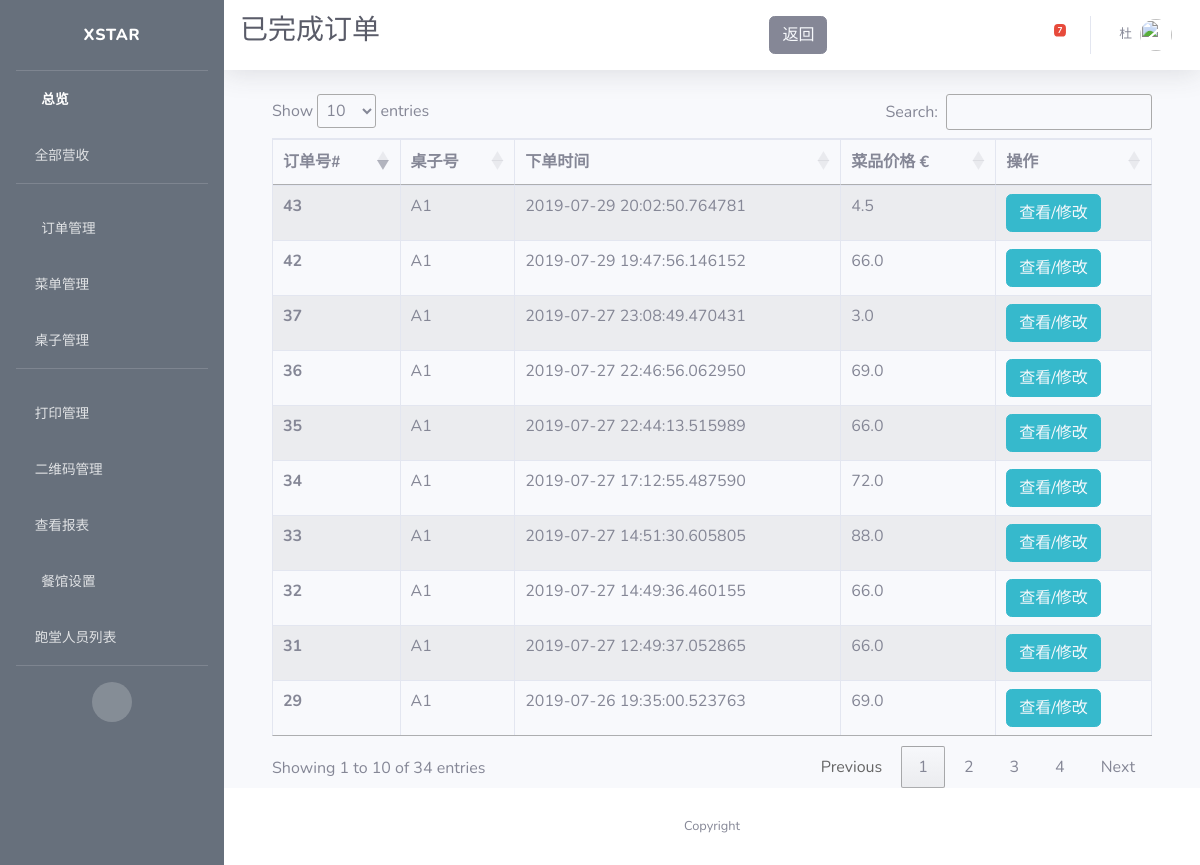
The app's page /admin/view/paid/alacarte/orders (signed in), older data.
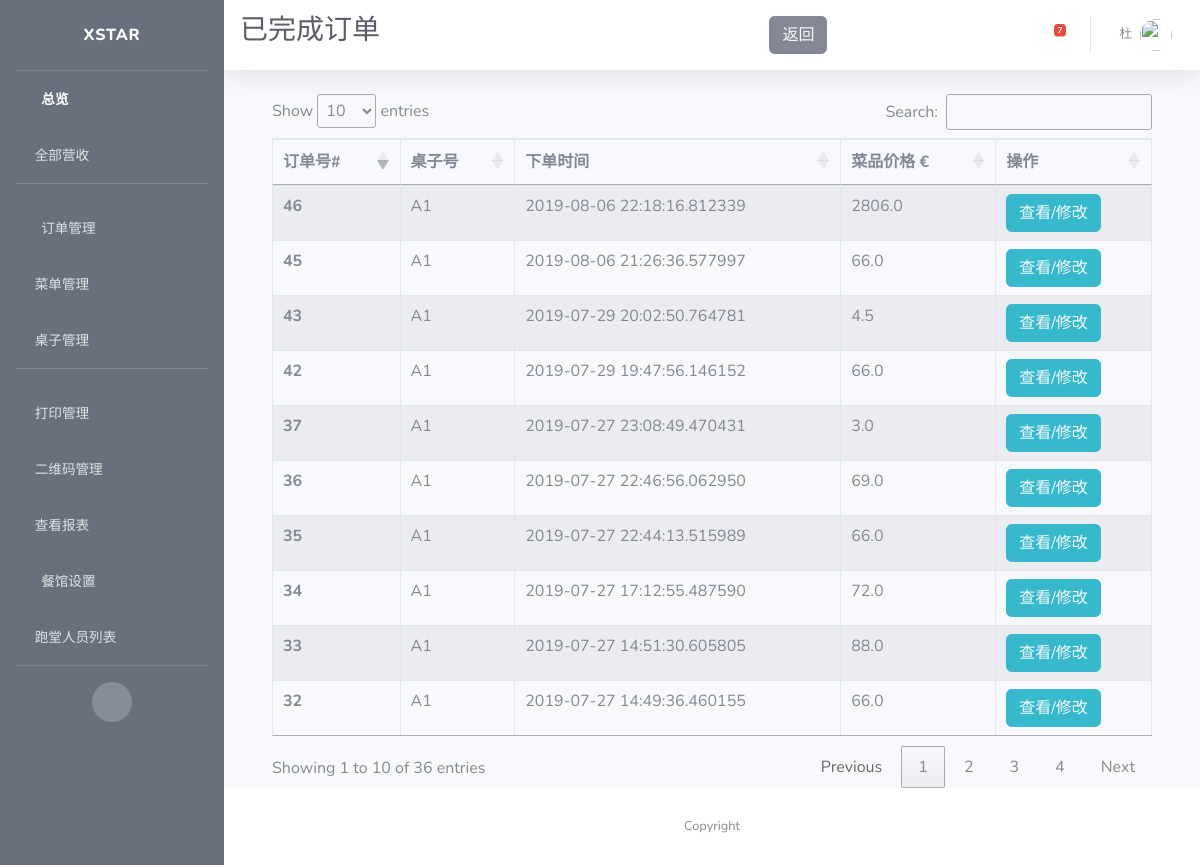
The same page, newer data.
### app/models.py (models this page shows, shortened)
class User(UserMixin, db.Model):
    id = db.Column(db.Integer, primary_key=True)
    username = db.Column(db.String(64), index=True, unique=True, nullable=False)
    alias = db.Column(db.String(64))
    email = db.Column(db.String(120), unique=True)
    password_hash = db.Column(db.String(128))
    permissions = db.Column(db.Integer)
    container = db.Column(db.String(300))

class Order(db.Model):
    id = db.Column(db.Integer, primary_key=True, unique=True, index=True)
    totalPrice = db.Column(db.Float, unique=False)
    orderNumber = db.Column(db.String(200), unique=True)
    timeCreated = db.Column(db.DateTime, default=datetime.utcnow)
    isPaid = db.Column(db.Boolean, default=False)
    isReady = db.Column(db.Boolean, default=False)
    isPickedUp = db.Column(db.Boolean, default=False)
    items = db.Column(db.String(300))
    pay_via = db.Column(db.String(100))
    type = db.Column(db.String(100))
    container = db.Column(db.String(300))

### app/routes.py (the view)
@app.route('/admin/view/paid/alacarte/orders')
@login_required
def admin_view_paid_alacarte_orders():
    orders = db.session.query(Order).filter(
        Order.type == "In",
        Order.isPaid==True).all()
    cur_orders = orders
    items = {order.id: json.loads(order.items) for order in cur_orders}
    containers = {order.id: json.loads(order.container) for order in cur_orders}
    return render_template("admin_view_paid_alacarte_orders.html",
                           open_orders=cur_orders,
                           items=items,
                           containers=containers)

### app/models.py (called while the page is built)
@login.user_loader
def load_user(id):
    return User.query.get(int(id))

### app/templates/admin_view_paid_alacarte_orders.html (shortened to what this page needs)
{% extends 'base.html' %}
{% block css %}
<link rel="stylesheet" type="text/css" href="https://cdn.datatables.net/1.10.19/css/jquery.dataTables.css">
<link rel="stylesheet" type="text/css" href="https://cdnjs.cloudflare.com/ajax/libs/twitter-bootstrap/4.1.3/css/bootstrap.css">
<link rel="stylesheet" type="text/css" href="https://cdn.datatables.net/1.10.19/css/dataTables.bootstrap4.min.css">
{% endblock %}
{% block title %}
<h1 class="h3 mb-2 text-gray-800">已完成订单</h1>
<button type="button" class="btn btn-secondary">
  <a href={{ url_for('index') }} style="color: rgb(247, 249, 252)">
    返回
  </a>
</button>
{% endblock %}
{% block content %}
<div class="container">
  <div class="row">
    <div class="col-sm-12">
      <table id="example" class="table table-striped table-bordered">
        <thead>
          <tr>
            <th scope="col">订单号#</th>
            <th scope="col">桌子号</th>
            <th scope="col">下单时间</th>
            <th scope="col">菜品价格 €</th>
            <th scope="col">操作</th>
          </tr>
        </thead>
        <tbody>
          {% for order in open_orders %}
          <tr>
            <th scope="row">{{order.id}}</th>
            <td>{{ containers.get(order.id).get('table_name') }}</td>
            <td>{{ order.timeCreated }}</td>
            <td>{{ order.totalPrice }}</td>
            <td>
              <span>
                <button type="button" class="btn btn-info">
                  <a href={{ url_for('admin_alacarte_order_edit', order_id=order.id) }} style="color: rgb(247, 249, 252)">
                    查看/修改
                  </a>
                </button>
              </span>
            </td>
          </tr>
          {% endfor %}
        </tbody>
      </table>
    </div>
  </div>
</div>
{% endblock %}

### app/templates/base.html (shortened to what this page needs)
<!DOCTYPE html>
<html lang="en">
<head>
  {% block css %}
  {% endblock %}
  <link href="{{ url_for('static', filename='fontawesome-free/css/all.min.css') }}" rel="stylesheet" type="text/css">
  <link href="{{ url_for('static', filename='css/sb-admin-2.min.css')}}" rel="stylesheet">
</head>
<body id="page-top">
  <div id="wrapper">
    <ul class="navbar-nav bg-gradient-primary sidebar sidebar-dark accordion" id="accordionSidebar">
      <a class="sidebar-brand d-flex align-items-center justify-content-center" href="{{ url_for('index') }}">
        <div class="sidebar-brand-text mx-3">Xstar</div>
      </a>
      <hr class="sidebar-divider my-0">
      <li class="nav-item active">
        <a class="nav-link" href="{{url_for('index') }}">
          <i class="fas fa-fw fa-tachometer-alt"></i>
          <span>总览</span></a>
      </li>
      <li class="nav-item">
        <a class="nav-link collapsed" href="#" data-toggle="collapse" data-target="#collapseOne" aria-expanded="true" aria-controls="collapseOne">
          <i class="fas fa-money-bill-alt"></i>
          <span>全部营收</span>
        </a>
      </li>
      <hr class="sidebar-divider">
      <li class="nav-item">
        <a class="nav-link collapsed" href="#" data-toggle="collapse" data-target="#collapseTwo" aria-expanded="true" aria-controls="collapseTwo">
          <i class="fas fa-fw fa-cog"></i>
          <span>订单管理</span>
        </a>
      </li>
      <li class="nav-item">
        <a class="nav-link collapsed" href="#" data-toggle="collapse" data-target="#collapseMenu" aria-expanded="true" aria-controls="collapseTwo">
        <i class="fas fa-utensils"></i>
          <span>菜单管理</span>
        </a>
      </li>
      <li class="nav-item">
        <a class="nav-link collapsed" href="#" data-toggle="collapse" data-target="#collapseUtilities" aria-expanded="true" aria-controls="collapseUtilities">
          <i class="fas fa-chair"></i>
          <span>桌子管理</span>
        </a>
      </li>
      <hr class="sidebar-divider">
      <li class="nav-item">
        <a class="nav-link collapsed" href="#" data-toggle="collapse" data-target="#collapsePages" aria-expanded="true" aria-controls="collapsePages">
          <i class="fas fa-print"></i>
          <span>打印管理</span>
        </a>
      </li>
      <li class="nav-item">
        <a class="nav-link" href={{ url_for('qrcode_manage') }}>
          <i class="fas fa-qrcode"></i>
          <span>二维码管理</span>
        </a>
      </li>
      <li class="nav-item">
        <a class="nav-link collapsed" href="#" data-toggle="collapse" data-target="#collapseLogs" aria-expanded="true" aria-controls="collapseUtilities">
          <i class="far fa-sticky-note"></i>
          <span>查看报表</span>
        </a>
      </li>
      <li class="nav-item">
        <a class="nav-link" href="{{ url_for('set_store') }}">
          <i class="fas fa-fw fa-wrench"></i>
          <span>餐馆设置</span></a>
      </li>
      <li class="nav-item">
        <a class="nav-link" href="{{ url_for('users_manage') }}">
          <i class="fas fa-users"></i>
          <span>跑堂人员列表</span></a>
      </li>
      <hr class="sidebar-divider d-none d-md-block">
      <div class="text-center d-none d-md-inline">
        <button class="rounded-circle border-0" id="sidebarToggle"></button>
      </div>
    </ul>
    <div id="content-wrapper" class="d-flex flex-column">
      <div id="content">
        <nav class="navbar navbar-expand navbar-light bg-white topbar mb-4 static-top shadow">
          {% block title %}
          {% endblock %}
          <ul class="navbar-nav ml-auto">
            <li class="nav-item dropdown no-arrow mx-1">
              <a class="nav-link dropdown-toggle" href="#" id="messagesDropdown" role="button" data-toggle="dropdown" aria-haspopup="true" aria-expanded="false">
                <i class="fas fa-envelope fa-fw"></i>
                <span class="badge badge-danger badge-counter">7</span>
              </a>
            </li>
            <li class="nav-item dropdown no-arrow">
              <a class="nav-link dropdown-toggle" href="#" id="userDropdown" role="button" data-toggle="dropdown" aria-haspopup="true" aria-expanded="false">
                <span class="mr-2 d-none d-lg-inline text-gray-600 small">{{ current_user.alias }}</span>
                <img class="img-profile rounded-circle" src="https://source.unsplash.com/QAB-WJcbgJk/60x60">
              </a>
            </li>
          </ul>
        </nav>
        <div class="container-fluid">
          {% block content %}{% endblock %}
        </div>
      </div>
      <footer class="sticky-footer bg-white">
        <div class="container my-auto">
          <div class="copyright text-center my-auto">
            <span>Copyright {{ title }}</span>
          </div>
        </div>
      </footer>
    </div>
  </div>
</body>
</html>

### app/templates/admin_view_paid_alacarte_orders.html (style rules this page uses)
.row:after { content: ""; display: table; clear: both; }

### app/templates/base.html (style rules this page uses)
.bg-gradient-primary { background-image: linear-gradient(180deg,#67707c 10%,#67707c 100%); background-size: cover; }

Row changes from the older to the newer data that the page shows:
no longer on this page (row unchanged): Order: id "29", get "A1", timeCreated "2019-07-26 19:35:00.523763", totalPrice "69.0"
no longer on this page (row unchanged): Order: id "31", get "A1", timeCreated "2019-07-27 12:49:37.052865", totalPrice "66.0"
added Order: id "45", get "A1", timeCreated "2019-08-06 21:26:36.577997", totalPrice "66.0"
added Order: id "46", get "A1", timeCreated "2019-08-06 22:18:16.812339", totalPrice "2806.0"
Text that changed along with them:
text written by a page script: "Show entries Search: Showing 1 to 10 of 34 entries Previous 1 2 3 4 Next" → "Show entries Search: Showing 1 to 10 of 36 entries Previous 1 2 3 4 Next"
